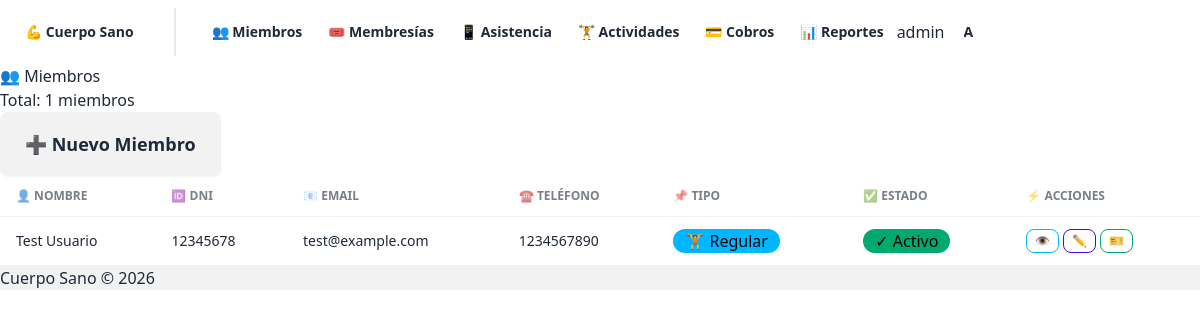
The app's page /miembros/ (signed in), older data.
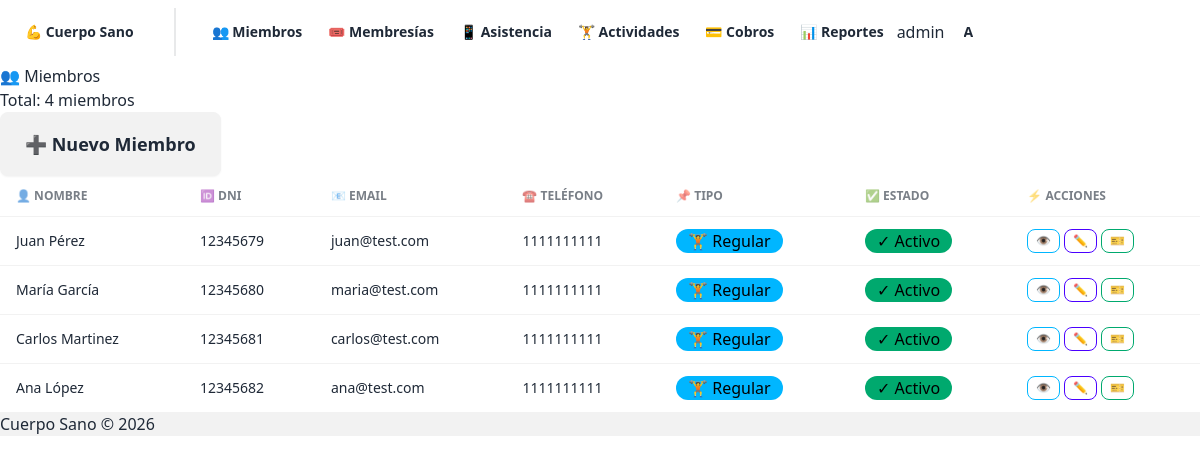
The same page, newer data.
### miembros/models.py (models this page shows, shortened)
class Miembro(models.Model):
    TIPO_CHOICES = [
        ('REGULAR', 'Regular'),
        ('ESTUDIANTE', 'Estudiante'),
        ('MAYOR', 'Persona Mayor'),
    ]
    nombre = models.CharField(max_length=100)
    apellido = models.CharField(max_length=100)
    dni = models.CharField(max_length=15, unique=True)
    email = models.EmailField(blank=True)
    telefono = models.CharField(max_length=20, blank=True)
    foto = CloudinaryField('foto', folder='miembros', blank=True, null=True)
    tipo_miembro = models.CharField(max_length=20, choices=TIPO_CHOICES, default='REGULAR')
    activo = models.BooleanField(default=True)
    fecha_alta = models.DateField(auto_now_add=True)

### miembros/views.py (the view)
# urls.py: path('', views.lista_miembros, name='lista'),
@login_required
def lista_miembros(request):
    miembros = Miembro.objects.all().order_by('-fecha_alta')
    context = {
        'miembros': miembros,
        'total': miembros.count(),
    }
    return render(request, 'miembros/lista.html', context)

### miembros/templatetags/custom_tags.py (called while the page is built)
@register.filter
def has_group(user, group_name):
    return user.groups.filter(name=group_name).exists()

### miembros/templates/miembros/lista.html (shortened to what this page needs)
{% extends 'base.html' %}
{% block content %}
<div class="space-y-6">
    <div class="flex justify-between items-center">
        <div>
            <h1 class="text-4xl font-bold text-gray-800">👥 Miembros</h1>
            <p class="text-gray-600 text-sm mt-1">Total: <span class="font-semibold text-indigo-600">{{ total }} miembros</span></p>
        </div>
        <a href="{% url 'miembros:crear' %}" class="btn btn-lg bg-indigo-600 hover:bg-indigo-700 text-white border-0 shadow-md">
            ➕ Nuevo Miembro
        </a>
    </div>
    {% if miembros %}
    <div class="card bg-white shadow-lg border border-gray-100 rounded-xl overflow-hidden">
        <div class="overflow-x-auto">
            <table class="table w-full text-sm">
                <thead class="bg-gradient-to-r from-indigo-50 to-blue-50 border-b-2 border-indigo-200">
                    <tr>
                        <th class="text-indigo-900 font-bold">👤 NOMBRE</th>
                        <th class="text-indigo-900 font-bold">🆔 DNI</th>
                        <th class="text-indigo-900 font-bold">📧 EMAIL</th>
                        <th class="text-indigo-900 font-bold">☎️ TELÉFONO</th>
                        <th class="text-indigo-900 font-bold">📌 TIPO</th>
                        <th class="text-indigo-900 font-bold">✅ ESTADO</th>
                        <th class="text-indigo-900 font-bold">⚡ ACCIONES</th>
                    </tr>
                </thead>
                <tbody class="divide-y divide-gray-200">
                    {% for miembro in miembros %}
                    <tr class="hover:bg-gray-50 transition-colors">
                        <td class="font-bold text-gray-900">{{ miembro.nombre }} {{ miembro.apellido }}</td>
                        <td class="font-mono text-gray-700">{{ miembro.dni }}</td>
                        <td class="text-gray-600">{{ miembro.email|default:'—' }}</td>
                        <td class="text-gray-600">{{ miembro.telefono|default:'—' }}</td>
                        <td>
                            {% if miembro.tipo_miembro == 'REGULAR' %}
                                <span class="badge badge-lg badge-info text-white font-semibold">🏋️ Regular</span>
                            {% elif miembro.tipo_miembro == 'ESTUDIANTE' %}
                                <span class="badge badge-lg badge-success text-white font-semibold">🎓 Estudiante</span>
                            {% else %}
                                <span class="badge badge-lg badge-warning text-gray-900 font-semibold">⭐ VIP</span>
                            {% endif %}
                        </td>
                        <td>
                            {% if miembro.activo %}
                            <span class="badge badge-lg badge-success gap-1 text-white font-semibold">✓ Activo</span>
                            {% else %}
                            <span class="badge badge-lg badge-ghost gap-1 font-semibold">✗ Inactivo</span>
                            {% endif %}
                        </td>
                        <td class="space-x-1 flex gap-1">
                            <a href="{% url 'miembros:detalle' miembro.pk %}" class="btn btn-xs btn-outline btn-info" title="Ver detalles">👁️</a>
                            <a href="{% url 'miembros:editar' miembro.pk %}" class="btn btn-xs btn-outline btn-primary" title="Editar">✏️</a>
                            <a href="{% url 'miembros:carnet' miembro.pk %}" class="btn btn-xs btn-outline btn-success" title="Ver carnet">🎫</a>
                        </td>
                    </tr>
                    {% endfor %}
                </tbody>
            </table>
        </div>
    </div>
    {% else %}
    <div class="alert alert-info">
        <div>No hay miembros registrados aún. <a href="{% url 'miembros:crear' %}" class="link">Crear el primero</a></div>
    </div>
    {% endif %}
</div>
{% endblock %}

Row changes from the older to the newer data that the page shows:
changed Miembro: nombre "Test" → "Juan"; apellido "Usuario" → "Pérez"; dni "12345678" → "12345679"; email "test@example.com" → "juan@test.com"; telefono "1234567890" → "1111111111"
added Miembro: nombre "María", apellido "García", dni "12345680", email "maria@test.com", telefono "1111111111", tipo_miembro "🏋️ Regular", activo "✓ Activo"
added Miembro: nombre "Carlos", apellido "Martinez", dni "12345681", email "carlos@test.com", telefono "1111111111", tipo_miembro "🏋️ Regular", activo "✓ Activo"
added Miembro: nombre "Ana", apellido "López", dni "12345682", email "ana@test.com", telefono "1111111111", tipo_miembro "🏋️ Regular", activo "✓ Activo"
Text that changed along with them:
{{ total }}: "1" → "4"
